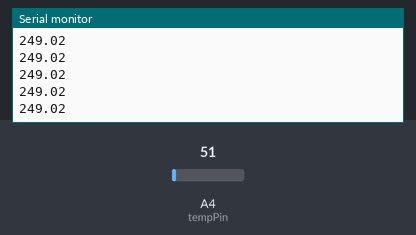
Recording of a sketch running on a simulated Arduino Uno, built with avr-gcc and run on an emulated ATmega328P. Shown: the last lines printed to the serial monitor. The inputs (shaded band) are chosen by the test bench; at power-on: A4 (tempPin) = 51.

Above: at 1.2 s.
1.3 s: A4 (tempPin) set to 61
At 1.31 s:
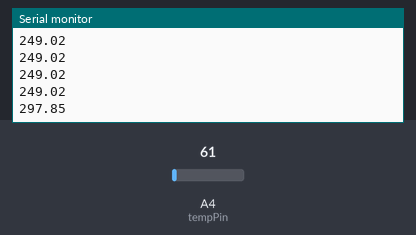
2.8 s: A4 (tempPin) set to 71
At 2.82 s:
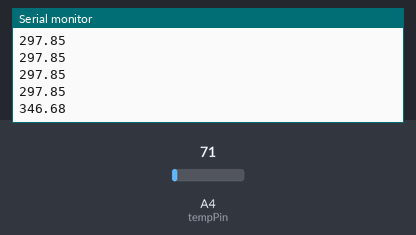
Timing chart, 0 to 5.8 s (numbered marks = the images above; inputs shaded):
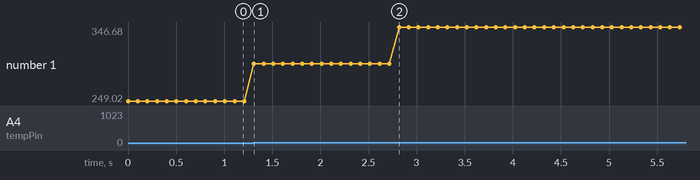

Measured:
- after the input at 1.3 s, the serial monitor: prints a new line at once (image 1)
- after the input at 2.8 s, the serial monitor: prints a new line at once (image 2)
- plotted number 1: 249.02 → 297.85 after the input at 1.3 s, 297.85 → 346.68 after the input at 2.8 s

The sketch:

config_LM35_temp.ino
```cpp
float val;
int tempPin = A4;

void setup()
{
Serial.begin(9600);
}
void loop()
{
val = analogRead(tempPin);
float mv = ( val/1024.0)*5000;
float cel = mv/10;

//Serial.print("TEMPRATURE = ");
Serial.print(mv);
//Serial.print("*C");
Serial.println();
delay(100);
}
```
